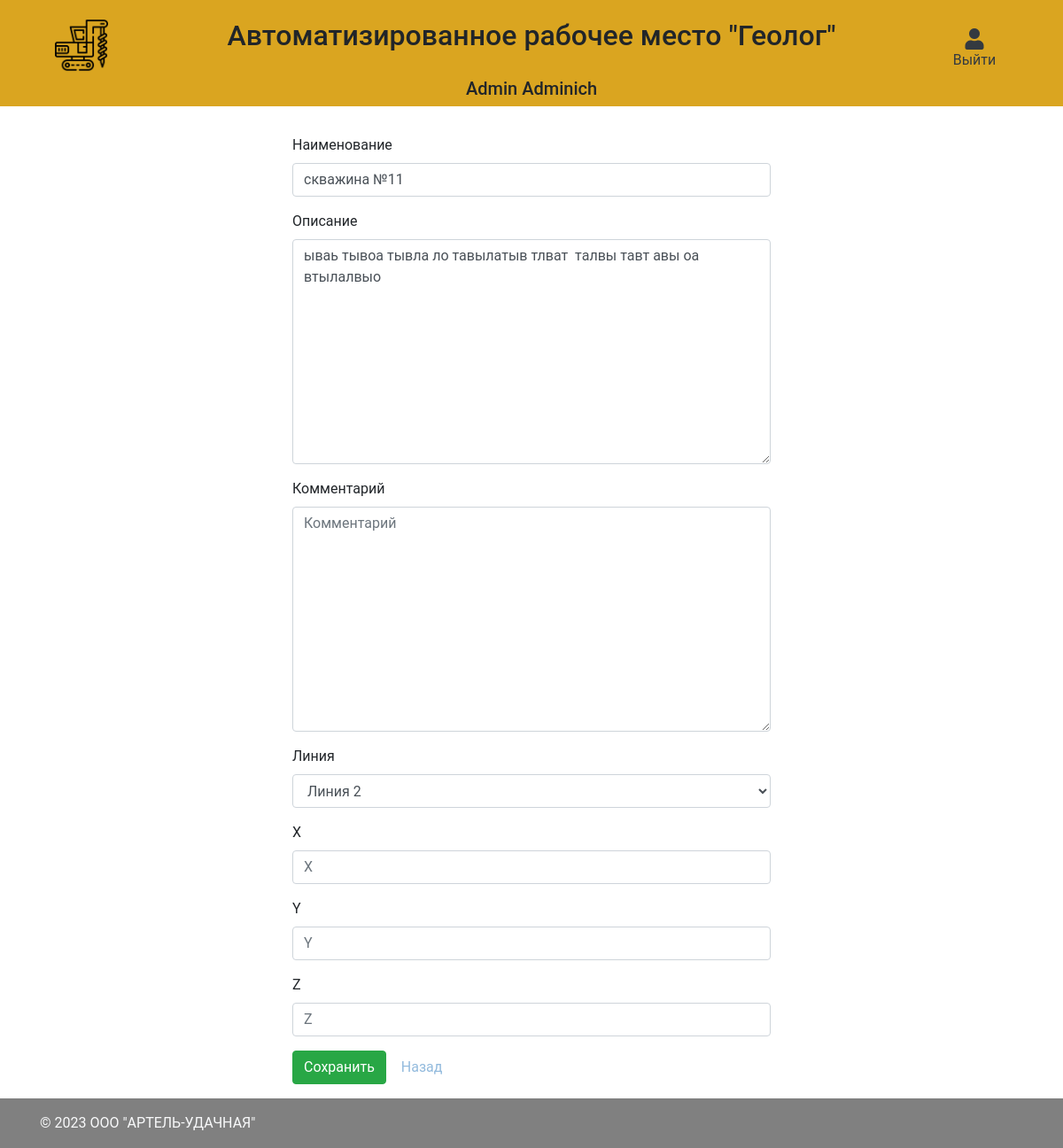
/wells/edit/2/1 (signed in), run on an earlier commit of the app's database.
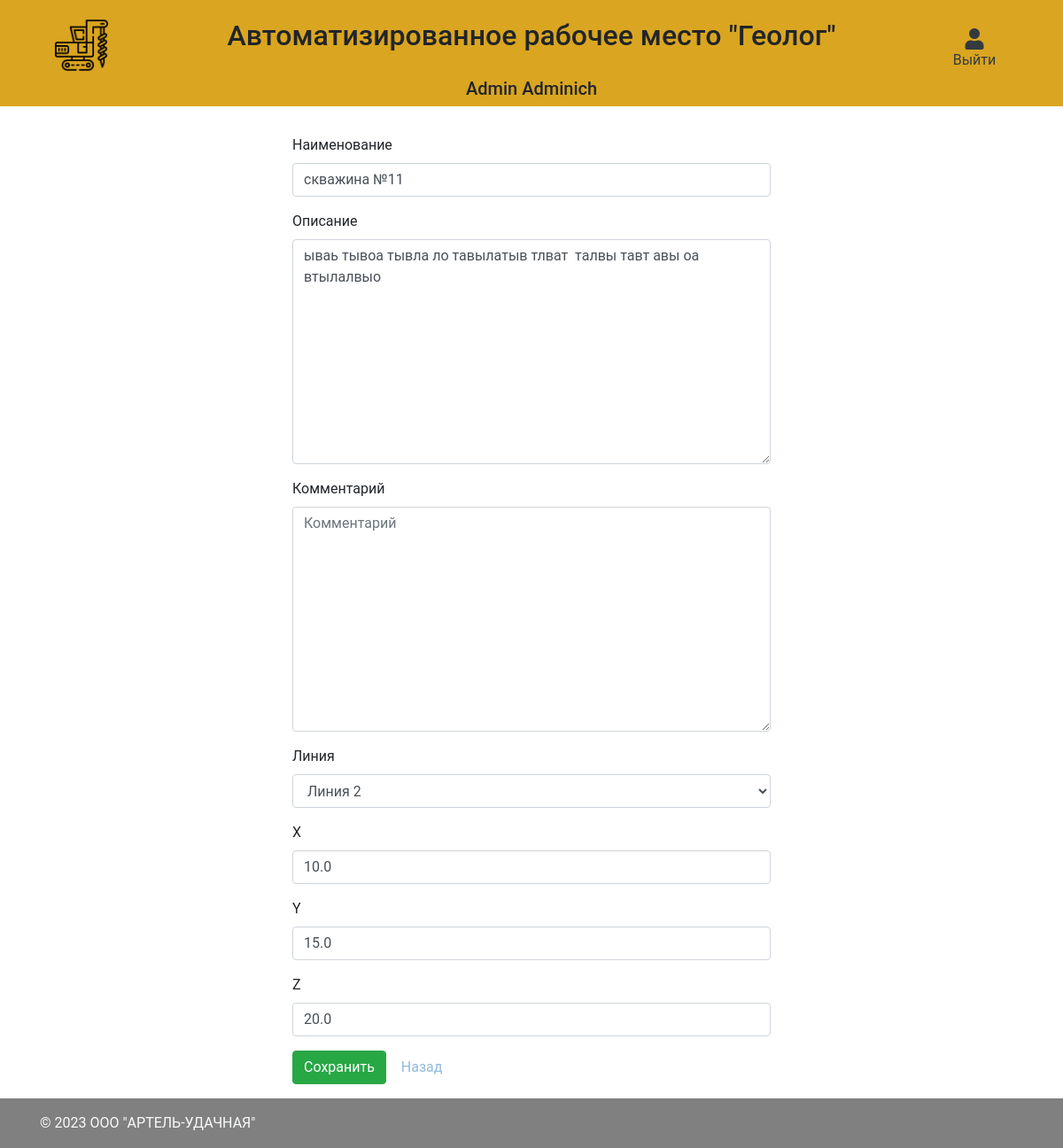
And on a later commit of the database.
### main/models.py (models this page shows, shortened)
class Well(models.Model):
    name = models.CharField("Наименование", max_length=255, unique=True)
    description = models.TextField("Описание", null=True, blank=True)
    comment = models.TextField("Комментарий", null=True, blank=True)
    x = models.FloatField("x", null=True, blank=True)
    y = models.FloatField("y", null=True, blank=True)
    z = models.FloatField("z", null=True, blank=True)
    line = models.ForeignKey(Line, verbose_name="Линия", on_delete=models.CASCADE, null=True)
    pillar_photo = models.ImageField("Фото штаги", upload_to='images/', null=True)
    created_at = models.DateTimeField("Дата создания", auto_now_add=True)
    updated_at = models.DateTimeField("Дата обновления", auto_now=True)
    class Meta:
        verbose_name = "Скважина"
        verbose_name_plural = "Скважины"
        unique_together = ('name', 'line',)

### main/views.py (the view, shortened to what this page needs)
# urls.py: path('wells/edit/<int:task_id>/<int:pk>', views.WellEditView.as_view(), name='wells_edit'),
class WellEditView(LoginRequiredMixin, UpdateView):
    template_name = "main/tasks/wells/edit.html"
    model = models.Well
    form_class = forms.WellUpdateForm
    def get_context_data(self, **kwargs):
        context = super().get_context_data(**kwargs)
        context['task_id'] = self.kwargs.get("task_id")
        return context

### main/forms.py
class WellUpdateForm(forms.ModelForm):
    class Meta:
        model = models.Well
        fields = (
            'name',
            'description',
            'comment',
            'line',
            'x',
            'y',
            'z',
        )

### main/models.py (called while the page is built)
    def __str__(self):
        return self.name

### templates/main/tasks/wells/edit.html (shortened to what this page needs)
{% extends "layout.html" %}
{% block content %}
{% load widget_tweaks %}
    <div class="col-12">
        <div class="row justify-content-center">
        <div class="col-md-6">
            <form method="post">
                {% for field in form.visible_fields %}
                    <div class="form-group">
                        <label for="{{ field.id_for_label }}">{{ field.label }}</label>
                        {% render_field field class="form-control" placeholder=field.label %}
                    </div>
                {% endfor %}
                <div class="form-group">
                    <button type="submit" class="btn btn-success">
                     Сохранить
                    </button>
                    <a href="/wells/{{ task_id }}/{{object.id}}" class="btn btn-default">Назад</a>
                </div>
            </form>
        </div>
        </div>
    </div>
{% endblock %}

What changed in the data, as far as the page shows it:
changed Well "скважина №11": x (not shown) → "10.0"; y (not shown) → "15.0"; z (not shown) → "20.0"
